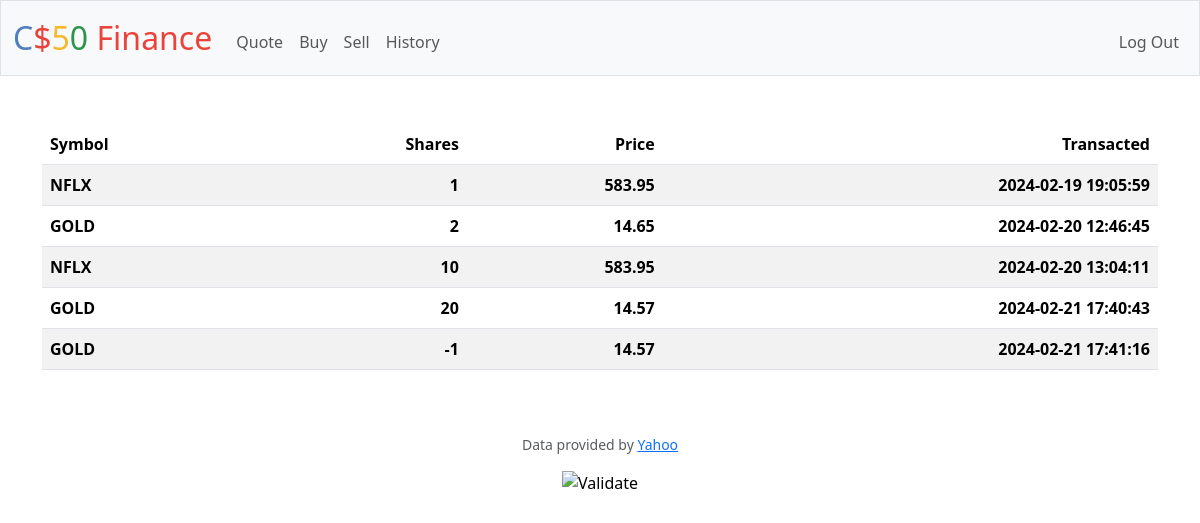
Screenshot of /history (signed in) with the database file from the repository.
### tables this page shows
CREATE TABLE transactions (
    id INTEGER PRIMARY KEY,
    user_id INTEGER,
    symbol TEXT,
    shares INTEGER,
    price REAL,
    date TIMESTAMP,
    FOREIGN KEY (user_id) REFERENCES users(id)
);

### app.py (the view)
@app.route("/history")
@login_required
def history():
    user_id = session["user_id"]
    data_db = db.execute("select * from transactions where user_id = :id", id=user_id)
    return render_template('history.html', data=data_db,)

### app.py (called while the page is built)
@app.after_request
def after_request(response):
    response.headers["Cache-Control"] = "no-cache, no-store, must-revalidate"
    response.headers["Expires"] = 0
    response.headers["Pragma"] = "no-cache"
    return response

### helpers.py (called while the page is built)
def login_required(f):
    @wraps(f)
    def decorated_function(*args, **kwargs):
        if session.get("user_id") is None:
            return redirect("/login")
        return f(*args, **kwargs)
    return decorated_function

### templates/history.html (shortened to what this page needs)
{% extends "layout.html" %}
{% block main %}
        <table class="table table-striped">
            <thead>
                <tr>
                    <th class="text-start">Symbol</th>
                    <th class="text-end">Shares</th>
                    <th class="text-end">Price</th>
                    <th class="text-end">Transacted</th>
                </tr>
            </thead>
           <tbody>
                {% for row in data %}
                <tr>
                    <th class="text-start">{{ row['symbol'] }}</th>
                    <th class="text-end">{{ row['shares'] }}</th>
                    <th class="text-end">{{ row['price'] }}</th>
                    <th class="text-end">{{ row['date'] }}</th>
                </tr>
                {% endfor %}
           </tbody>
        </table>
{% endblock %}

### rows the page displays
transactions: symbol "NFLX", shares "1", price "583.95", date "2024-02-19 19:05:59"
transactions: symbol "GOLD", shares "2", price "14.65", date "2024-02-20 12:46:45"
transactions: symbol "NFLX", shares "10", price "583.95", date "2024-02-20 13:04:11"
transactions: symbol "GOLD", shares "20", price "14.57", date "2024-02-21 17:40:43"
transactions: symbol "GOLD", shares "-1", price "14.57", date "2024-02-21 17:41:16"
